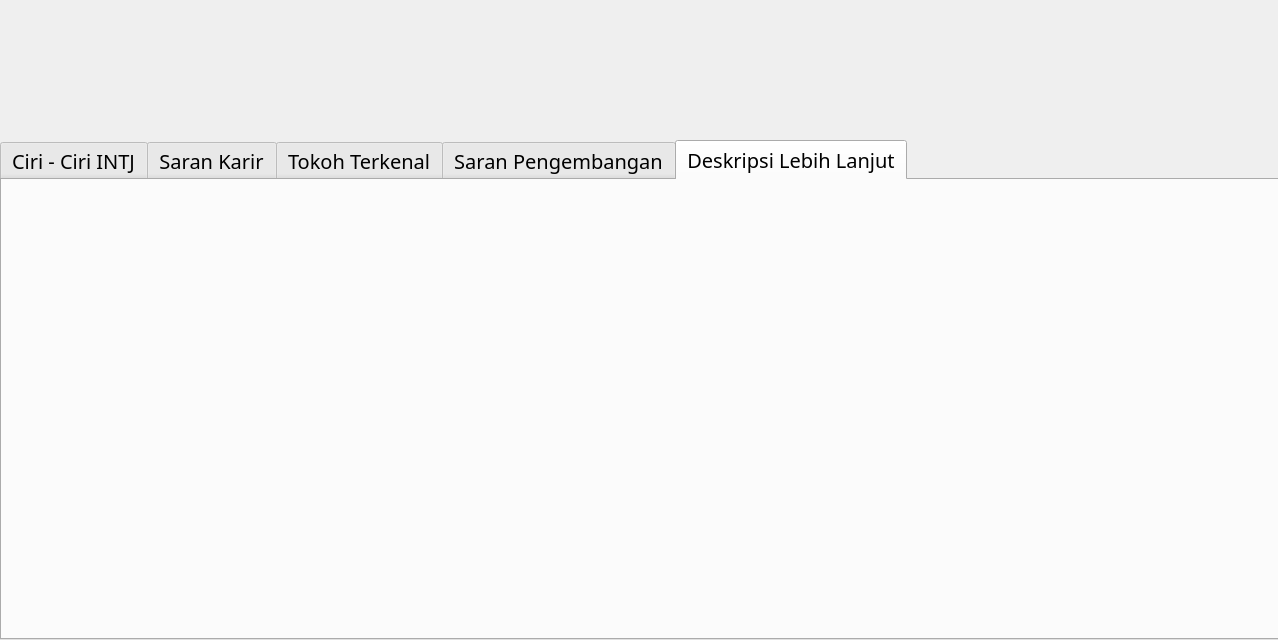
<?xml version="1.0" encoding="UTF-8"?>
<ui version="4.0">
 <class>Dialog</class>
 <widget class="QDialog" name="Dialog">
  <property name="geometry">
   <rect>
    <x>0</x>
    <y>0</y>
    <width>1278</width>
    <height>640</height>
   </rect>
  </property>
  <property name="minimumSize">
   <size>
    <width>1278</width>
    <height>640</height>
   </size>
  </property>
  <property name="maximumSize">
   <size>
    <width>1278</width>
    <height>640</height>
   </size>
  </property>
  <property name="windowTitle">
   <string>Kepribadian INTJ</string>
  </property>
  <widget class="QTabWidget" name="tabWidget">
   <property name="geometry">
    <rect>
     <x>0</x>
     <y>140</y>
     <width>1281</width>
     <height>500</height>
    </rect>
   </property>
   <property name="font">
    <font>
     <family>NewsGoth Cn BT</family>
     <pointsize>15</pointsize>
     <weight>50</weight>
     <bold>false</bold>
    </font>
   </property>
   <property name="currentIndex">
    <number>4</number>
   </property>
   <property name="elideMode">
    <enum>Qt::ElideLeft</enum>
   </property>
   <widget class="QWidget" name="widget">
    <attribute name="title">
     <string>Ciri - Ciri INTJ</string>
    </attribute>
    <widget class="QLabel" name="label_2">
     <property name="geometry">
      <rect>
       <x>-10</x>
       <y>-20</y>
       <width>1291</width>
       <height>591</height>
      </rect>
     </property>
     <property name="text">
      <string/>
     </property>
     <property name="pixmap">
      <pixmap>Base Picture/intjCiri2.jpg</pixmap>
     </property>
    </widget>
   </widget>
   <widget class="QWidget" name="tab_2">
    <property name="layoutDirection">
     <enum>Qt::LeftToRight</enum>
    </property>
    <attribute name="title">
     <string>Saran Karir</string>
    </attribute>
    <widget class="QLabel" name="label_3">
     <property name="geometry">
      <rect>
       <x>-10</x>
       <y>-10</y>
       <width>1291</width>
       <height>541</height>
      </rect>
     </property>
     <property name="text">
      <string/>
     </property>
     <property name="pixmap">
      <pixmap>Base Picture/intjkerja.jpg</pixmap>
     </property>
    </widget>
   </widget>
   <widget class="QWidget" name="tab">
    <attribute name="title">
     <string>Tokoh Terkenal</string>
    </attribute>
    <widget class="QLabel" name="label_4">
     <property name="geometry">
      <rect>
       <x>-10</x>
       <y>-20</y>
       <width>1291</width>
       <height>541</height>
      </rect>
     </property>
     <property name="text">
      <string/>
     </property>
     <property name="pixmap">
      <pixmap>Base Picture/intjtokoh1.jpg</pixmap>
     </property>
    </widget>
   </widget>
   <widget class="QWidget" name="tab_3">
    <attribute name="title">
     <string>Saran Pengembangan</string>
    </attribute>
    <widget class="QLabel" name="label_5">
     <property name="geometry">
      <rect>
       <x>-10</x>
       <y>-20</y>
       <width>1291</width>
       <height>541</height>
      </rect>
     </property>
     <property name="text">
      <string/>
     </property>
     <property name="pixmap">
      <pixmap>Base Picture/intjpengembangan.jpg</pixmap>
     </property>
    </widget>
   </widget>
   <widget class="QWidget" name="tab_4">
    <attribute name="title">
     <string>Deskripsi Lebih Lanjut</string>
    </attribute>
    <widget class="QLabel" name="label_6">
     <property name="geometry">
      <rect>
       <x>-10</x>
       <y>-30</y>
       <width>1291</width>
       <height>541</height>
      </rect>
     </property>
     <property name="text">
      <string/>
     </property>
     <property name="pixmap">
      <pixmap>Base Picture/intjdepkipsi.jpg</pixmap>
     </property>
    </widget>
   </widget>
  </widget>
  <widget class="QLabel" name="label">
   <property name="geometry">
    <rect>
     <x>-10</x>
     <y>-30</y>
     <width>1291</width>
     <height>640</height>
    </rect>
   </property>
   <property name="text">
    <string/>
   </property>
   <property name="pixmap">
    <pixmap>Base Picture/intjBase.jpg</pixmap>
   </property>
  </widget>
  <zorder>label</zorder>
  <zorder>tabWidget</zorder>
 </widget>
 <resources/>
 <connections/>
</ui>
